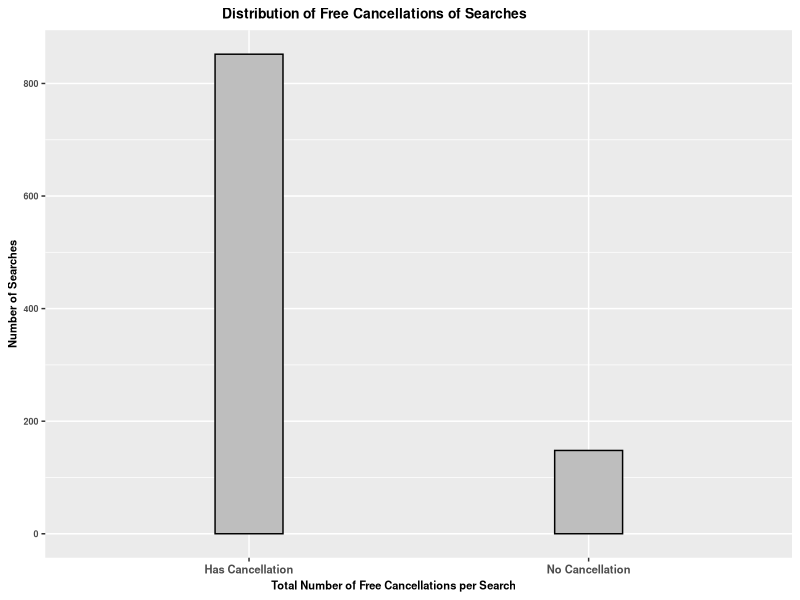
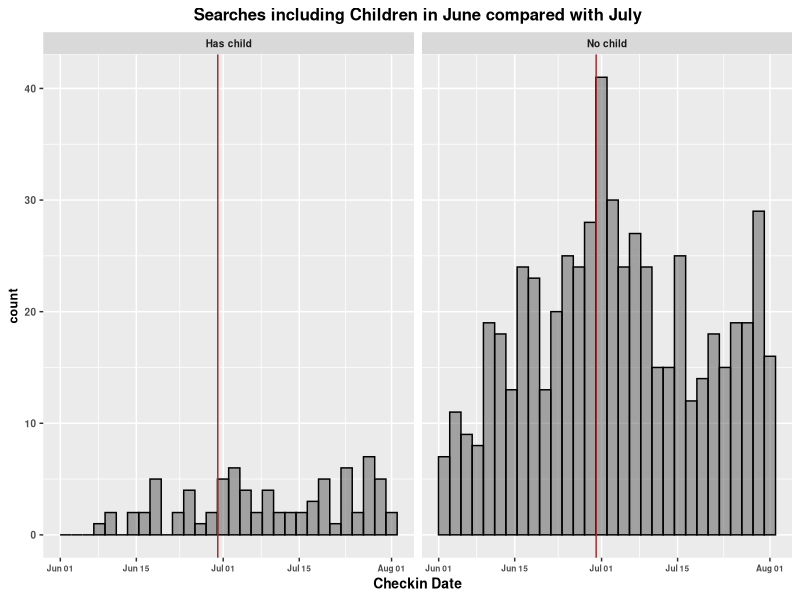
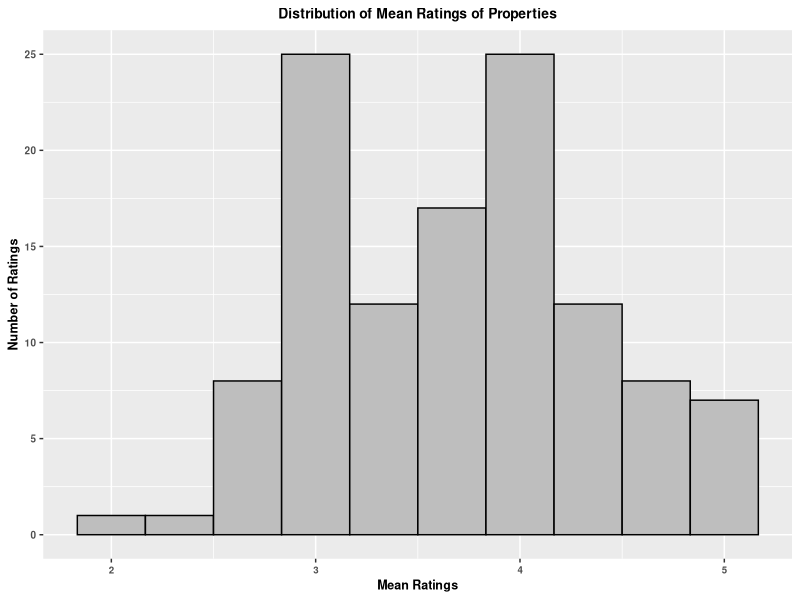

These charts were generated, in order, by the following R code:
## ---- chunk 1
# echo=FALSE will stop the code chunk from appearing in the knit document
# warning=FALSE and message=FALSE will stop R messages from appearing in the knit document
library(tidyverse)

# here is the data for this project
expedia_data <- read_csv("ExpediaSearchData.csv")

# see the Project Overview page for more information: 
# https://q.utoronto.ca/courses/235890/pages/project-overview
## ---- chunk 2
# Create test statistic.
expedia_cancel <- expedia_data %>% 
  mutate(total_free_cancel = 
           case_when(is_free_cancellation1 +
                     is_free_cancellation2 +
                     is_free_cancellation3 == 0 ~ "No Cancellation",
                     is_free_cancellation1 +
                     is_free_cancellation2 +
                     is_free_cancellation3 != 0 ~ "Has Cancellation")) %>% 
  select(total_free_cancel)

observations <- nrow(expedia_cancel)
cancel_no <- as.numeric(
  sum(expedia_cancel$total_free_cancel == "No Cancellation"))
test_stat <- cancel_no / observations
# Start simulations base on Null Hypothesis is TRUE.
set.seed(666)
repetitions <- 10000
simulated_result <- rep(NA, repetitions)
for (i in 1:repetitions){
  sim <- sample(c("Has Cancellation", "No Cancellation"), 
                    size = observations,    
                    prob = c(0.5, 0.5),
                    replace = TRUE)
  sim_value <- sum(sim == "No Cancellation") / observations
  simulated_result[i] <- sim_value
}
# Turn simulated data into tibble.
result <- tibble(diff = simulated_result)
# Calculate p-value
p_value <- result %>% filter(abs(diff - 0.5) >= abs(test_stat - 0.5)) %>% 
  summarize(pvalue = n() / repetitions)
## ---- chunk 3
expedia_cancel %>% ggplot(aes(x = total_free_cancel)) +
  geom_bar(color = "black", fill = "gray", width = 0.2) +
  labs(x = "Total Number of Free Cancellations per Search",
       y = "Number of Searches",
       title = "Distribution of Free Cancellations of Searches") +
  theme(text = element_text(face = "bold", size = 8),
        plot.title.position = "panel",
        plot.title = element_text(hjust = 0.4, size = 10), 
        axis.title.x = element_text(hjust = 0.45, size = 8),
        axis.text.x = element_text(size = 8))
## ---- chunk 4
# Filter out observations in June 2021 and July 2021.
june_july_data <- expedia_data %>% 
  filter(checkin_date < as.Date("2021-08-01")) %>% 
  select(checkin_date, child_count) %>% 
  mutate(contain_child = case_when(child_count != 0 ~ "Has child",
                                   child_count == 0 ~ "No child"))
# Plot the data into histogram.
june_july_data %>% ggplot(aes(x = checkin_date)) +
  geom_histogram(alpha = 0.5, color = "black", bins = 30) + 
  facet_wrap(~ contain_child) +
  geom_vline(aes(xintercept = as.Date("2021-06-30")), color = "brown") + 
  labs(x = "Checkin Date", "y = Number of Searches including Children",
       title = "Searches including Children in June compared with July") +
  theme(text = element_text(face = "bold", size = 9),
        axis.title.x = element_text(hjust = 0.5, size = 10),
        axis.text.x = element_text(size = 6),
        plot.title.position = "panel",
        plot.title = element_text(hjust = 0.5, size = 12))
## ---- chunk 5
# Split the data into monthly data.
june_data <- june_july_data %>% filter(checkin_date < as.Date("2021-07-01"))
july_data <- june_july_data %>% filter(checkin_date >= as.Date("2021-07-01"))
# Calculate the proportion difference between months.
prop_june <- as.numeric(june_data %>% summarize(prop_child = sum(contain_child == "Has child") / n()))
prop_july <- as.numeric(july_data %>% summarize(prop_child = sum(contain_child == "Has child") / n()))
prop_diff <- as.numeric(prop_june - prop_july)
# Start simulations.
set.seed(666)
repetitions <- 10000
simulated_value <- rep(NA, repetitions)
for (i in 1:repetitions){
  simulated_data <- june_july_data %>% 
    mutate(contain_child = sample(contain_child))
  june_sim <- simulated_data %>% filter(checkin_date < as.Date("2021-07-01"))
  july_sim <- simulated_data %>% filter(checkin_date >= as.Date("2021-07-01"))
  prop_sim_june <- as.numeric(june_sim %>% summarize(prop_child = 
                                                     sum(contain_child == 
                                                           "Has child") / n()))
  prop_sim_july <- as.numeric(july_sim %>% summarize(prop_child = 
                                                     sum(contain_child == 
                                                           "Has child") / n()))
  diff_sim <- as.numeric(prop_sim_june - prop_sim_july)
  simulated_value[i] <- diff_sim
}
value <- tibble(diff_sim = simulated_value)
# Calculate p-value.
pvalue_diff <- value %>% filter(abs(diff_sim - 0.5) >= abs(prop_diff - 0.5)) %>% 
  summarize(pvalue = n() / repetitions)
## ---- chunk 6
kid_rating_data <- expedia_data %>% 
  filter(!(child_count == 0 & infant_count == 0)) %>% 
  mutate(mean_rating = (star_rating1 + star_rating2 + star_rating3) / 3,
         under_age = child_count + infant_count) %>% 
  select(under_age, mean_rating)
  
kid_rating_data %>% ggplot(aes(x = mean_rating)) + 
  geom_bar(color = "black", fill = "gray", width = 0.333) +
  labs(title = "Distribution of Mean Ratings of Properties", x = "Mean Ratings", y = "Number of Ratings") +
  theme(text = element_text(face = "bold", size = 9),
        axis.title.x = element_text(hjust = 0.5, size = 9),
        axis.text.x = element_text(size = 7),
        plot.title.position = "panel",
        plot.title = element_text(hjust = 0.5, size = 10))
## ---- chunk 7
set.seed(666)
repetitions <- 10000
boot_result <- rep(NA, repetitions)

for (i in 1:repetitions){
  data1 <- expedia_data %>% filter(!(child_count == 0 & infant_count == 0))
  boot_sample <- data1 %>% 
    sample_n(size = nrow(data1), replace = TRUE) %>% 
  mutate(mean_rating = (star_rating1 + star_rating2 + star_rating3) / 3,
         under_age = child_count + infant_count) %>% 
  select(under_age, mean_rating)
  boot_result[i] <- boot_sample %>% 
    summarize(mean_sample_rating = mean(mean_rating)) %>% as.numeric()
}
boot_tbl <- tibble(mean = boot_result)
conf_int <- quantile(boot_tbl$mean,c(0.05, 0.95))
